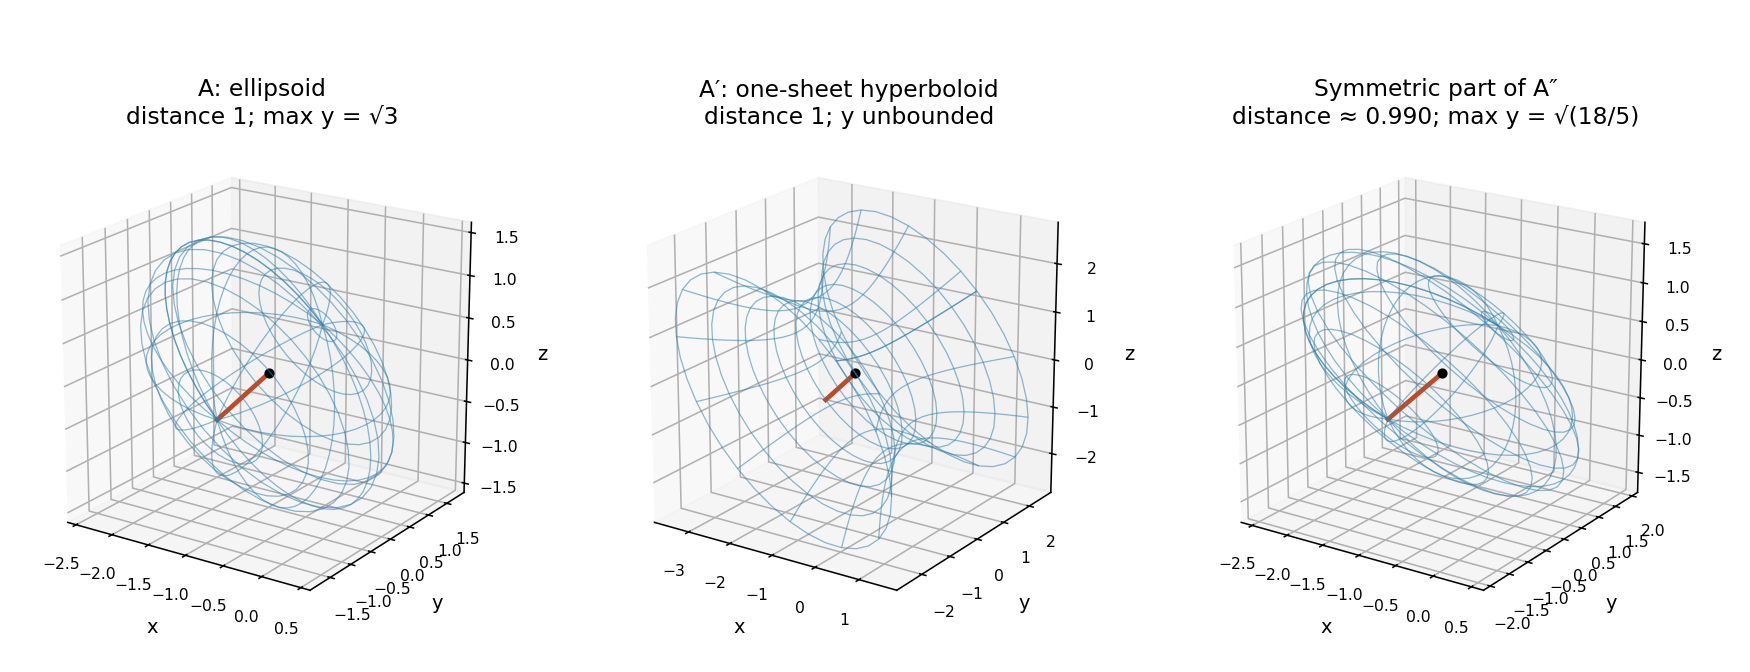

Generate this figure with Python:
"""Three real quadratic surfaces, including the symmetric part of a printed matrix."""
from pathlib import Path
import matplotlib
matplotlib.use('Agg')
import matplotlib.pyplot as plt
import numpy as np

fig=plt.figure(figsize=(12.5,4.8));fig.subplots_adjust(left=.01,right=.96,bottom=.04,top=.83,wspace=.2);center=np.array([-1.,0.,0.]);u=np.linspace(0,2*np.pi,38);v=np.linspace(0,np.pi,26);U,V=np.meshgrid(u,v);sphere=np.stack((np.sin(V)*np.cos(U),np.sin(V)*np.sin(U),np.cos(V)),axis=-1)
matrices=[np.array([[2.,0.,1.],[0.,1.,0.],[1.,0.,2.]]),np.array([[2.,0.,1.],[0.,-1.,0.],[1.,0.,2.]]),np.array([[2.,0.,1.],[0.,1.,.5],[1.,.5,2.]])]
for i,S in enumerate(matrices):
 ax=fig.add_subplot(1,3,i+1,projection='3d');vals,vec=np.linalg.eigh(S)
 if i==1:
  phi,Y=np.meshgrid(np.linspace(0,2*np.pi,38),np.linspace(-2.5,2.5,25));coords=np.stack((np.sqrt(3+Y*Y)*np.cos(phi)/np.sqrt(3),Y,np.sqrt(3+Y*Y)*np.sin(phi)),axis=-1);basis=np.column_stack((np.array([1,0,1])/np.sqrt(2),np.array([0,1,0]),np.array([1,0,-1])/np.sqrt(2)));pts=coords@basis.T+center
  title="A′: one-sheet hyperboloid\ndistance 1; y unbounded"
 else:
  pts=(sphere*np.sqrt(3/vals))@vec.T+center;title='A: ellipsoid\ndistance 1; max y = √3'if i==0 else 'Symmetric part of A″\ndistance ≈ 0.990; max y = √(18/5)'
 ax.plot_wireframe(pts[:,:,0],pts[:,:,1],pts[:,:,2],rstride=3,cstride=3,color='#3080ac',alpha=.55,lw=.65)
 nearest=center+np.sqrt(3/vals[-1])*vec[:,-1];ax.plot(*np.stack((center,nearest)).T,color='#bd4b28',lw=2.4);ax.scatter(*center,color='black',s=18)
 ax.set(title=title,xlabel='x',ylabel='y',zlabel='z');ax.view_init(elev=20,azim=-56);ax.set_box_aspect((1,1,1));ax.tick_params(labelsize=8)
fig.savefig(Path.cwd()/Path(__file__).with_suffix('.png').name,dpi=140,facecolor='white')
